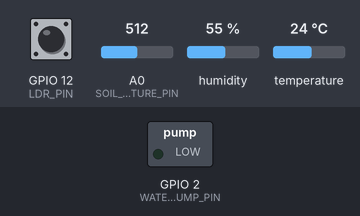
Recording of a sketch running on a simulated ESP8266 (NodeMCU). Shown: switched loads named in the sketch (green lamp = pin HIGH). The inputs (shaded band) are chosen by the test bench; at power-on: A0 (SOIL_MOISTURE_PIN) = 512, GPIO 12 (LDR_PIN) HIGH, humidity 55 %, temperature 24 °C. WiFi joins after 1.5 s; servers stay silent unless stated; what the sketch prints to the serial monitor is not drawn.

Above: at 3.2 s.
3.3 s: A0 (SOIL_MOISTURE_PIN) set to 681
5.6 s: A0 (SOIL_MOISTURE_PIN) set to 707
At 6.6 s:
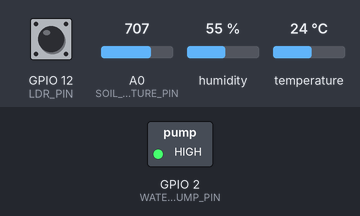
10.8 s: A0 (SOIL_MOISTURE_PIN) set to 690
At 12.2 s:
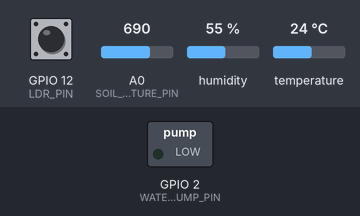
13.2 s: A0 (SOIL_MOISTURE_PIN) set to 710
At 15.2 s:
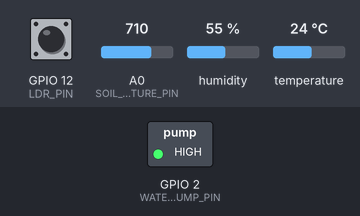
Timing chart, 0 to 16.6 s (numbered marks = the images above; inputs shaded):
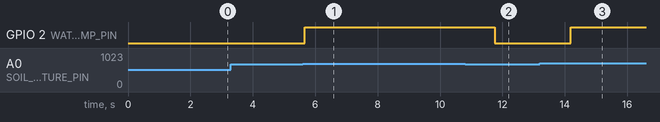

Measured:
- the behaviour switches between 699 and 700 on A0 (SOIL_MOISTURE_PIN) (found by bisection; images 0 and 1)
- after the input at 3.3 s, every drawn part: stays the same
- after the input at 5.6 s, GPIO 2 (WATER_PUMP_PIN): LOW → HIGH after 0.07 s
- after the input at 10.8 s, GPIO 2 (WATER_PUMP_PIN): HIGH → LOW after 0.96 s
- after the input at 13.2 s, GPIO 2 (WATER_PUMP_PIN): LOW → HIGH after 0.99 s

The sketch:

Agriculture.ino
```cpp
#include <ESP8266WiFi.h>
#include <WiFiClientSecure.h>
#include <ArduinoJson.h>
#include "DHT.h"

// Wi-Fi credentials
const char* WIFI_SSID = "Galaxy A21D247";  //"Rakuten-9AD0";
const char* WIFI_PASSWORD = "roxl1010";    //"8TQ3MV23Y4";

// Firebase details
const char* FIREBASE_HOST = "project-dsa-2fc5f-default-rtdb.firebaseio.com";
const char* FIREBASE_API_KEY = "AIzaSyCkWVQhbNmKdh8dMG5hnAV0NjcXkyXiTNI";

WiFiClientSecure client;

// Sensor pins
#define DHTPIN 5  // D1
#define DHTTYPE DHT11
#define SOIL_MOISTURE_PIN A0 //D6
#define LDR_PIN 12 //D6
#define WATER_PUMP_PIN  2 // D4   //--4 //D2

DHT dht(DHTPIN, DHTTYPE);

void setup() {
  Serial.begin(115200);
  dht.begin();
  pinMode(WATER_PUMP_PIN, OUTPUT);
  digitalWrite(WATER_PUMP_PIN, LOW);

  client.setInsecure(); // Ignore SSL certificate validation
  connectToWiFi();
}

void loop() {
  float temperature = dht.readTemperature();
  float humidity = dht.readHumidity();
  int soilMoisture = analogRead(SOIL_MOISTURE_PIN);
  bool lightIntensity = digitalRead(LDR_PIN);

  Serial.print("Temp: "); Serial.print(temperature);
  Serial.print("C, Humidity: "); Serial.print(humidity);

  String state ="proper darkness";
  if(lightIntensity==0){
     Serial.print("%, intensity: "); Serial.print("High intensity");
     state = "proper brightness";
  }
  else{
     Serial.print("%, intensity: "); Serial.print("Low intensitye");
     state ="proper darkness";
  }

  Serial.print(", Soil moisture: "); Serial.print(soilMoisture);
  Serial.print(", Light: "); Serial.println(state);
  String pump;

  if (soilMoisture >= 700 ) { // Adjust threshold as needed
    digitalWrite(WATER_PUMP_PIN, HIGH);
    Serial.println("Water Pump ON");
    pump = "Water Pump ON";
  } else {
    digitalWrite(WATER_PUMP_PIN, LOW);
    Serial.println("Water Pump OFF");
    pump = "Water Pump OFF";
  }

  //controlWaterPump(soilMoisture,pump);
  updateFirebase(temperature, humidity, soilMoisture, state,pump);


  delay(1000);
}

void connectToWiFi() {
  Serial.print("Connecting to Wi-Fi");
  WiFi.begin(WIFI_SSID, WIFI_PASSWORD);
  while (WiFi.status() != WL_CONNECTED) {
    delay(1000);
    Serial.print(".");
  }
  Serial.println("\nConnected to Wi-Fi");
}

void updateFirebase(float temperature, float humidity, int soilMoisture, String state,String Pump) {
  String path = "/sensorData.json?auth=" + String(FIREBASE_API_KEY);
  if (client.connect(FIREBASE_HOST, 443)) {
    StaticJsonDocument<200> doc;
    doc["temperature"] = temperature;
    doc["humidity"] = humidity;
    doc["soilMoisture"] = soilMoisture;
    doc["lightIntensity"] = state;
    doc["Pump"] = Pump;

    String json;
    serializeJson(doc, json);

    client.println("PUT " + path + " HTTP/1.1");
    client.println("Host: " + String(FIREBASE_HOST));
    client.println("Content-Type: application/json");
    client.println("Content-Length: " + String(json.length()));
    client.println();
    client.println(json);
    client.stop();
  }
}

void controlWaterPump(int soilMoisture,String pump) {
  if (soilMoisture >= 700 ) { // Adjust threshold as needed
    digitalWrite(WATER_PUMP_PIN, HIGH);
    Serial.println("Water Pump ON");
    pump = "Water Pump ON";
  } else {
    digitalWrite(WATER_PUMP_PIN, LOW);
    Serial.println("Water Pump OFF");
    pump = "Water Pump OFF";
  }
}
```
